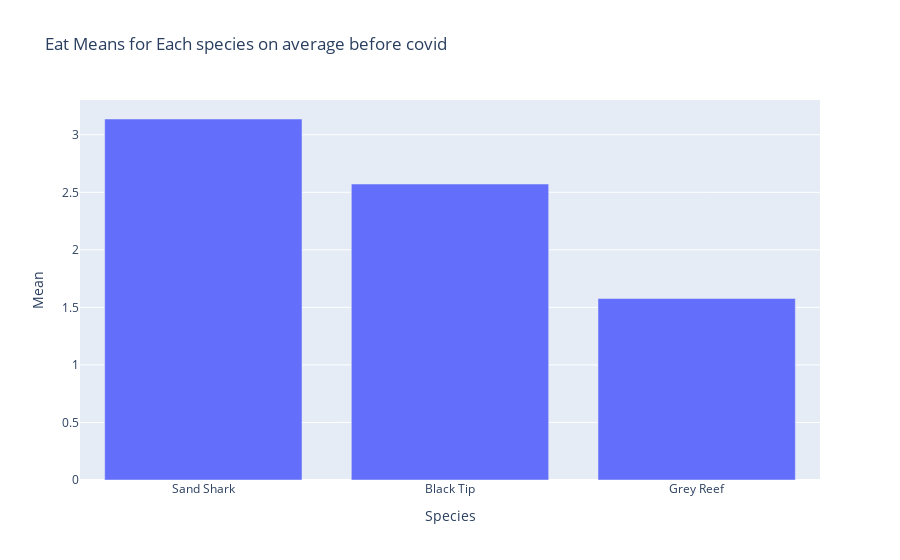

The notebook cell saved with this chart:
### Code cell
#Average Mean Graphs Per Species - Pre

all_sharks_eat_pre = eat_pre[["All_GR","All_BT","All_SS"]]
all_sharks_eat_pre["All_GR"] = all_sharks_eat_pre["All_GR"] / GR_sharks_feeding_pre
all_sharks_eat_pre["All_BT"] = all_sharks_eat_pre["All_BT"] / BT_sharks_feeding_pre
all_sharks_eat_pre["All_SS"] = all_sharks_eat_pre["All_SS"] / SS_sharks_feeding_pre
all_sharks_eat_pre.columns = ["Grey Reef","Black Tip","Sand Shark"]
eat_pre_means = pd.DataFrame(round(all_sharks_eat_pre.mean(), 3)).reset_index()
eat_pre_means.columns = ["Species","Mean"]
eat_pre_means = eat_pre_means.sort_values(by = "Mean", ascending = False)
print(eat_pre_means)
px.bar(eat_pre_means, x = "Species", y = "Mean", title = "Eat Means for Each species on average before covid")

### Figure 1 — Plotly figure (JSON) as saved in the notebook; plotly's stock layout.template omitted (floating-point values rounded to 4 significant figures)
{"data": [{"alignmentgroup": "True", "hovertemplate": "Species=%{x}<br>Mean=%{y}<extra></extra>", "legendgroup": "", "marker": {"color": "#636efa"}, "name": "", "offsetgroup": "", "orientation": "v", "showlegend": false, "textposition": "auto", "type": "bar", "x": ["Sand Shark", "Black Tip", "Grey Reef"], "xaxis": "x", "y": [3.137, 2.572, 1.577], "yaxis": "y"}], "layout": {"barmode": "relative", "legend": {"tracegroupgap": 0}, "title": {"text": "Eat Means for Each species on average before covid"}, "xaxis": {"anchor": "y", "domain": [0, 1], "title": {"text": "Species"}}, "yaxis": {"anchor": "x", "domain": [0, 1], "title": {"text": "Mean"}}}}
